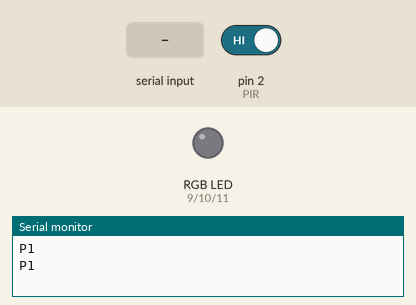
Bench run of a sketch on a simulated Arduino Uno, built with avr-gcc and run on an emulated ATmega328P. Shown: an RGB LED mixed from three pins (HIGH = lit), the last lines printed to the serial monitor. Inputs (shaded band) come from the test bench; at power-on: pin 2 (PIR) HIGH. Dim RGB values are drawn brighter than linear.

Above: at 1.2 s.
1.3 s: "L ARMED\n" received over Serial
At 2.1 s:
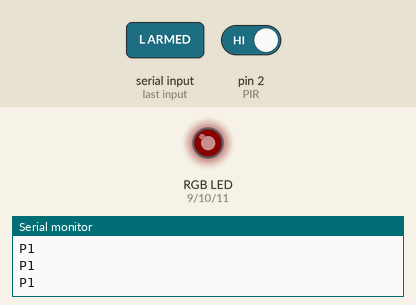
4.3 s: "L SESSION\n" received over Serial
At 4.78 s:
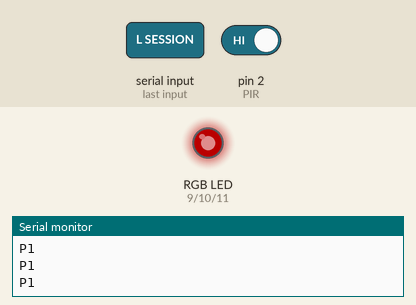
7.3 s: "L OFF\n" received over Serial
At 7.8 s:
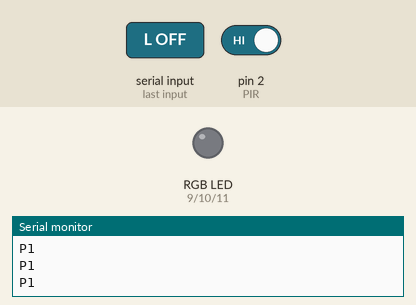
Timing chart, 0 to 10.3 s (numbered marks = the images above; inputs shaded):
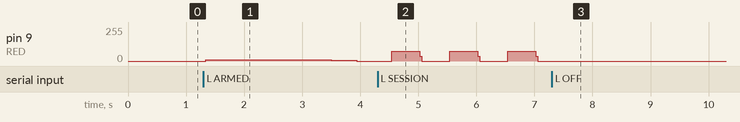

Measured:
- after the input at 1.3 s, pin 9 (RED): 0/255 → 10/255 at once, → 4/255 2.2 s later, → 0/255 0.44 s later
- after the input at 7.3 s, pin 9 (RED): stops changing and stays 0/255

The sketch:

aeye_wake.ino
```cpp
// Only ONE color is driven at a time: the kit has ONE shared 220-ohm resistor.
const bool SINGLE_LED = true;  // one plain LED on pin 9: states shown by pattern, not color
const bool COMMON_ANODE = false; // true: shared leg through resistor to +5V; false: to GND.
const byte PIR = 2, RED = 9, GREEN = 10, BLUE = 11;
char command[20];
byte used = 0;
bool overflow = false;
int previous = -1;
unsigned long heartbeat = 0, lastCommand = 0;
enum Mode { OFF, ARMED, EVENT, SESSION };
Mode mode = OFF;

void color(byte pin, byte brightness) {
  // Turn all channels off first, including while changing colors.
  analogWrite(RED, COMMON_ANODE ? 255 : 0);
  analogWrite(GREEN, COMMON_ANODE ? 255 : 0);
  analogWrite(BLUE, COMMON_ANODE ? 255 : 0);
  analogWrite(pin, COMMON_ANODE ? 255 - brightness : brightness);
}

void setup() {
  pinMode(PIR, INPUT);
  pinMode(RED, OUTPUT); pinMode(GREEN, OUTPUT); pinMode(BLUE, OUTPUT);
  color(RED, 0);
  Serial.begin(115200);
}

void loop() {
  unsigned long now = millis();
  int motion = digitalRead(PIR);
  if (motion != previous || now - heartbeat >= 1000) {
    Serial.println(motion ? "P1" : "P0");
    previous = motion; heartbeat = now;
  }
  while (Serial.available()) {
    char c = Serial.read();
    if (c == '\n') {
      command[used] = 0;
      if (!overflow) {
        if (!strcmp(command, "L OFF")) mode = OFF;
        else if (!strcmp(command, "L ARMED")) mode = ARMED;
        else if (!strcmp(command, "L EVENT")) mode = EVENT;
        else if (!strcmp(command, "L SESSION")) mode = SESSION;
        lastCommand = now;
      }
      used = 0; overflow = false;
    } else if (c != '\r') {
      if (used < sizeof(command) - 1) command[used++] = c;
      else overflow = true;
    }
  }
  if (now - lastCommand > 5000) mode = OFF; // Lost bridge: no stale active indication.
  if (mode == ARMED) {
    unsigned int phase = now % 4000;
    byte dim = 2 + (phase < 2000 ? phase : 4000 - phase) * 18UL / 2000;
    color(SINGLE_LED ? RED : BLUE, dim);
  } else if (mode == EVENT) color(RED, 100);
  else if (mode == SESSION) color(SINGLE_LED ? RED : GREEN, SINGLE_LED ? ((now / 500) % 2 ? 100 : 0) : 100);
  else color(RED, 0);
}
```
